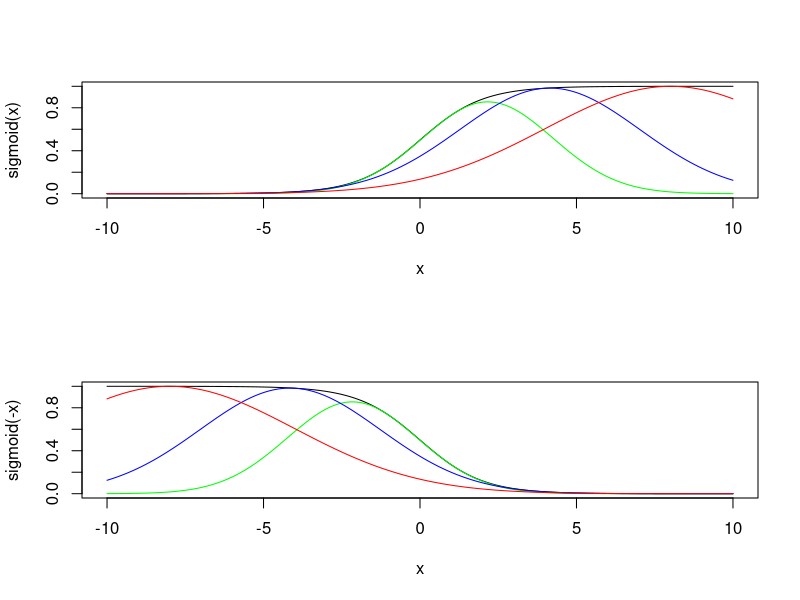
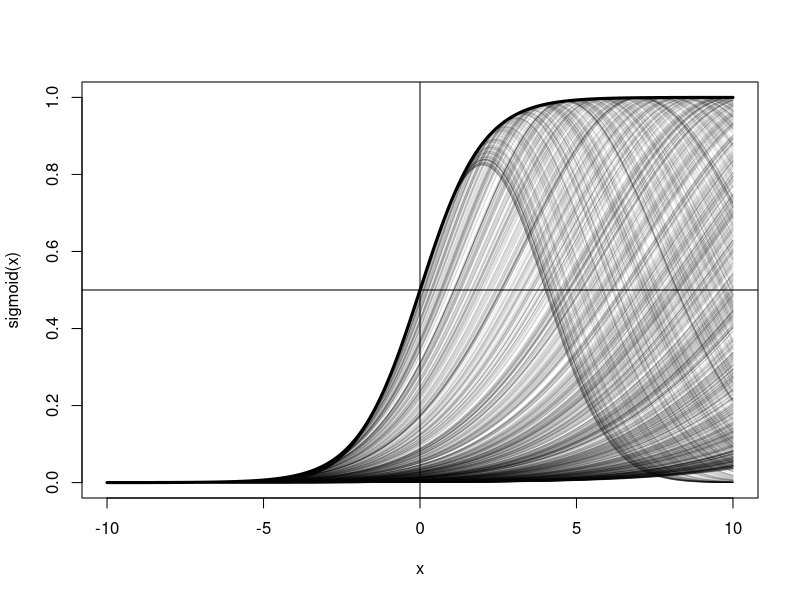
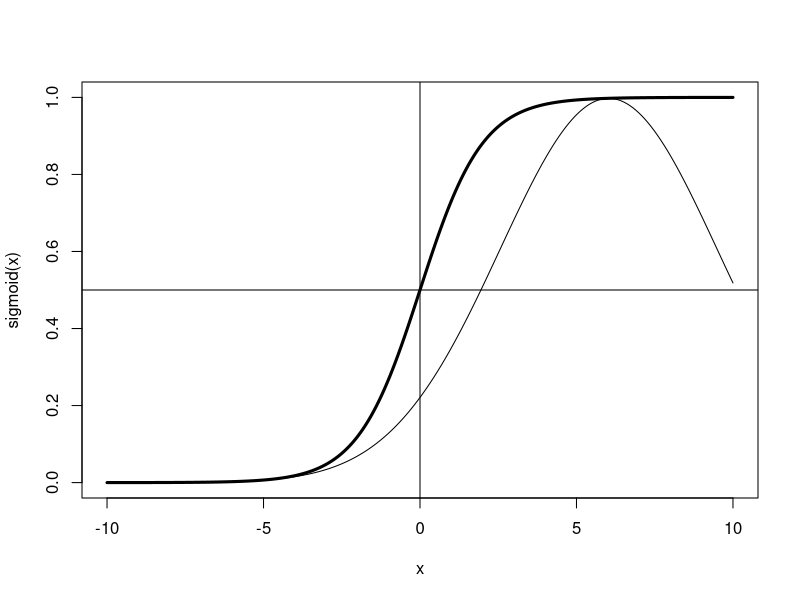

Recreate these plots in R, in order.
sigmoid = function(z) 1 / (1 + exp(-z))

sigmoid_approx = function(z,x) {
  lam = function(w) .5 / w * (sigmoid(w) - .5)
  sigmoid(x) * exp((z-x)/2 - lam(x) * (z^2 - x^2))
}

x <- seq(-10, 10, l=1000)

# Lower bound of sigmoid in blue
par(mfrow=c(2,1))
plot(x, sigmoid(x), type='l')
lines(x, sigmoid_approx(x,1), col='green')
lines(x, sigmoid_approx(x,4), col='blue')
lines(x, sigmoid_approx(x,8), col='red')

plot(x, sigmoid(-x), type='l')
lines(x, sigmoid_approx(-x,1), col='green')
lines(x, sigmoid_approx(-x,4), col='blue')
lines(x, sigmoid_approx(-x,8), col='red')
par(mfrow=c(1,1))

plot(x, sigmoid(x), type='l', lwd=3)
abline(v=0, h=.5)
N = 1000
u = runif(N, min=0, max=30)
d = double(N)
for (i in 1:N) {
  ui = u[i]
  s = sigmoid_approx(x, ui)
  d[i] = sum((sigmoid(x) - s)^2)
  lines(x, s, col=rgb(0,0,0,.1))
}

i = which.min(d)
plot(x, sigmoid(x), type='l', lwd=3)
abline(h=.5, v=0)
lines(x, sigmoid_approx(x, u[i]))
